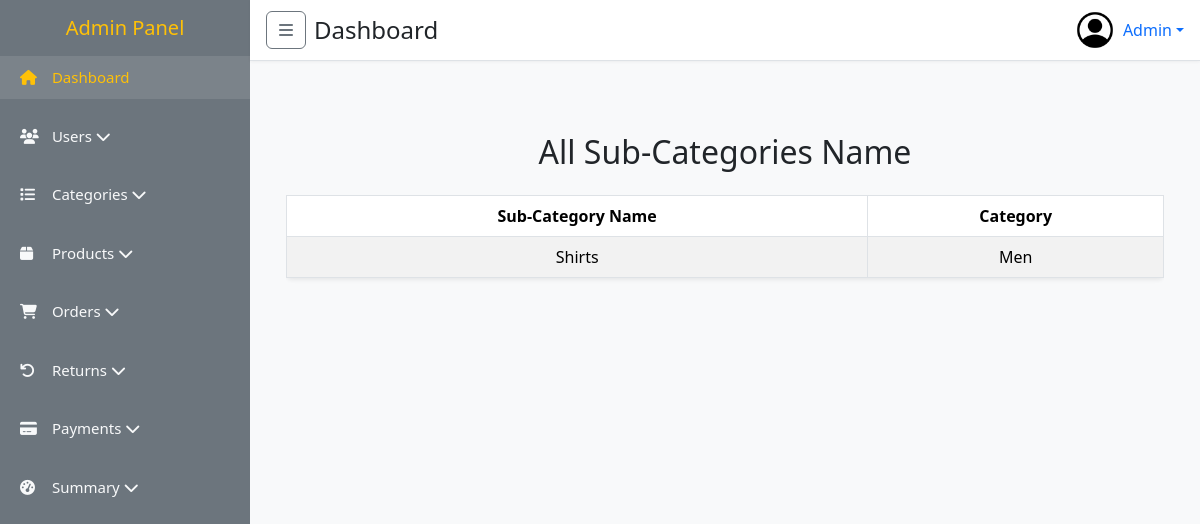
Before: /admin/all_sub_category.php with the older database file.
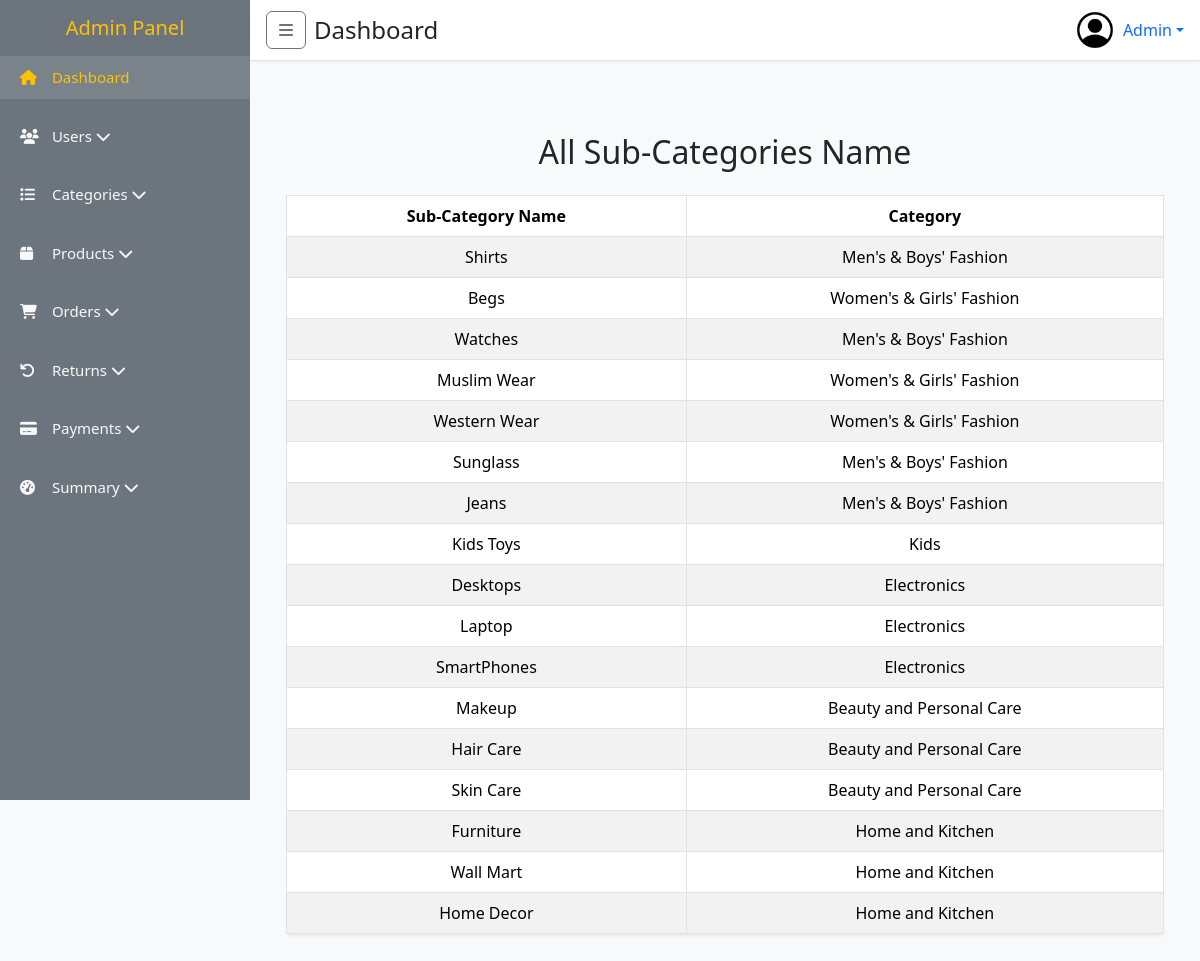
After: the same page with the newer database file.
### tables this page shows
CREATE TABLE `sub_category` (
  `id` int(11) NOT NULL,
  `name` varchar(255) DEFAULT NULL,
  `category_id` int(11) DEFAULT NULL,
  `created_at` datetime DEFAULT current_timestamp(),
  `updated_at` datetime DEFAULT current_timestamp()
);

CREATE TABLE `categories` (
  `id` int(11) NOT NULL,
  `name` varchar(255) DEFAULT NULL,
  `status` tinyint(1) NOT NULL DEFAULT 1,
  `created_at` datetime DEFAULT current_timestamp(),
  `updated_at` datetime DEFAULT current_timestamp()
);

### admin/all_sub_category.php (the view, shortened to what this page needs)
<?php
require "inc/he.php";
require "inc/sidebar.php";
require "inc/nav.php";
require "../config/db.php";
$query = "
  SELECT sc.id, sc.name AS sub_name, c.name AS category_name
  FROM sub_category sc
  JOIN categories c ON sc.category_id = c.id
";
$result = mysqli_query($con, $query);
?>
<main class="p-4">
    <div class="container mt-5">
        <h2 class="mb-4 text-center">All Sub-Categories Name</h2>
        <?php if (mysqli_num_rows($result) > 0): ?>
            <div class="table-responsive">
                <table class="table table-striped table-hover table-bordered shadow-sm rounded">
                    <thead class="thead-dark">
                        <tr class="text-center">
                            <th>Sub-Category Name</th>
                            <th>Category</th>
                        </tr>
                    </thead>
                    <tbody>
                        <?php while ($row = mysqli_fetch_assoc($result)): ?>
                            <tr class="text-center">
                                <td><?php echo htmlspecialchars($row['sub_name']); ?></td>
                                <td><?php echo htmlspecialchars($row['category_name']); ?></td>
                            </tr>
                        <?php endwhile; ?>
                    </tbody>
                </table>
            </div>
        <?php else: ?>
            <div class="alert alert-warning text-center">No sub-categories found.</div>
        <?php endif; ?>
    </div>
</main>
<link href="https://cdn.jsdelivr.net/npm/bootstrap-icons/font/bootstrap-icons.css" rel="stylesheet">
<?php require "inc/footer.php"; ?>

### admin/inc/he.php (shortened to what this page needs)
<!DOCTYPE html>
<html lang="en">
<head>
  <link href="https://cdn.jsdelivr.net/npm/bootstrap@5.3.2/dist/css/bootstrap.min.css" rel="stylesheet" />
  <link href="https://cdnjs.cloudflare.com/ajax/libs/font-awesome/6.5.0/css/all.min.css" rel="stylesheet" />
</head>
<body>

### admin/inc/sidebar.php (shortened to what this page needs)
<nav class="sidebar-lg d-none d-md-block" id="sidebarDesktop">
  <h5 class="text-center text-warning"><a href="./main.php" class="text-decoration-none text-warning">Admin Panel</a></h5>
  <nav class="nav flex-column mt-3">
    <a href="#" class="nav-link active"><i class="fa fa-home me-2"></i> Dashboard</a>
    <button class="btn btn-toggle align-items-center mt-3" data-bs-toggle="collapse" data-bs-target="#usersCollapse"
      aria-expanded="false" aria-controls="usersCollapse">
      <i class="fa fa-users me-2"></i> Users
      <i class="fa fa-chevron-down ms-auto"></i>
    </button>
    <button class="btn btn-toggle align-items-center mt-3" data-bs-toggle="collapse" data-bs-target="#categoriesCollapse"
      aria-expanded="false" aria-controls="categoriesCollapse">
      <i class="fa fa-list me-2"></i> Categories
      <i class="fa fa-chevron-down ms-auto"></i>
    </button>
    <button class="btn btn-toggle align-items-center mt-3" data-bs-toggle="collapse" data-bs-target="#productsCollapse"
      aria-expanded="false" aria-controls="productsCollapse">
      <i class="fa fa-box me-2"></i> Products
      <i class="fa fa-chevron-down ms-auto"></i>
    </button>
    <button class="btn btn-toggle align-items-center mt-3" data-bs-toggle="collapse" data-bs-target="#ordersCollapse"
      aria-expanded="false" aria-controls="ordersCollapse">
      <i class="fa fa-shopping-cart me-2"></i> Orders
      <i class="fa fa-chevron-down ms-auto"></i>
    </button>
    <button class="btn btn-toggle align-items-center mt-3" data-bs-toggle="collapse" data-bs-target="#returnsCollapse"
      aria-expanded="false" aria-controls="returnsCollapse">
      <i class="fa fa-undo me-2"></i> Returns
      <i class="fa fa-chevron-down ms-auto"></i>
    </button>
    <button class="btn btn-toggle align-items-center mt-3" data-bs-toggle="collapse" data-bs-target="#paymentsCollapse"
      aria-expanded="false" aria-controls="paymentsCollapse">
      <i class="fa fa-credit-card me-2"></i> Payments
      <i class="fa fa-chevron-down ms-auto"></i>
    </button>
    <button class="btn btn-toggle align-items-center mt-3" data-bs-toggle="collapse" data-bs-target="#summaryCollapse"
      aria-expanded="false" aria-controls="summaryCollapse">
      <i class="fa fa-tachometer-alt me-2"></i> Summary
      <i class="fa fa-chevron-down ms-auto"></i>
    </button>
  </nav>
</nav>

### admin/inc/nav.php (shortened to what this page needs)
<div class="content-wrapper">
  <header class="top-navbar">
    <div class="d-flex align-items-center">
      <button class="btn btn-outline-secondary d-none d-md-inline me-2" id="desktopToggle" aria-label="Toggle sidebar">
        <i class="fa fa-bars"></i>
      </button>
      <h4 class="m-0">Dashboard</h4>
    </div>
    <div class="dropdown">
      <a href="#" class="d-flex align-items-center text-decoration-none dropdown-toggle" id="adminMenuLink"
        data-bs-toggle="dropdown" aria-expanded="false" role="button">
        <img src="././media/profile.png" alt="Admin" class="profile-img" />
        <span class="ms-2">Admin</span>
      </a>
    </div>
  </header>

### admin/inc/footer.php (shortened to what this page needs)
</body>
</html>

### admin/inc/he.php (style rules this page uses)
:root { --sidebar-bg: #6c757d; --highlight: #ffc107; --text-light: #f8f9fa; }
body { font-family: 'Segoe UI', sans-serif; background-color: #f8f9fa; overflow-x: hidden; }
.sidebar-lg { width: 250px; background: var(--sidebar-bg); height: 100vh; position: fixed; top: 0; left: 0; padding-top: 1rem; transition: transform 0.3s ease; z-index: 1050; overflow-y: auto; }
.sidebar-lg .nav-link, .sidebar-lg .btn-toggle { color: var(--text-light); padding: 10px 20px; font-size: 15px; text-align: left; width: 100%; border: none; background: none; }
.sidebar-lg .nav-link:hover, .sidebar-lg .btn-toggle:hover, .sidebar-lg .nav-link.active { background: rgba(255, 255, 255, 0.1); color: var(--highlight); }
.sidebar-lg .nav-link i, .sidebar-lg .btn-toggle i { width: 20px; margin-right: 10px; }
.content-wrapper { margin-left: 0; transition: margin-left 0.3s ease; min-height: 100vh; }
@media (min-width: 768px) { .content-wrapper { margin-left: 250px; } }
.top-navbar { background: #fff; padding: 10px 1rem; border-bottom: 1px solid #dee2e6; position: sticky; top: 0; z-index: 1100; display: flex; justify-content: space-between; align-items: center; box-shadow: 0 1px 3px rgba(0, 0, 0, 0.05); }
.profile-img { width: 40px; height: 40px; object-fit: cover; border-radius: 50%; }

Changed rows visible on the page:
changed through a linked row, sub_category "Shirts": category.name "Men" → "Men's & Boys' Fashion"
added sub_category: name "Begs", category.name "Women's & Girls' Fashion"
added sub_category: name "Watches", category.name "Men's & Boys' Fashion"
added sub_category: name "Muslim Wear", category.name "Women's & Girls' Fashion"
added sub_category: name "Western Wear", category.name "Women's & Girls' Fashion"
added sub_category: name "Sunglass", category.name "Men's & Boys' Fashion"
added sub_category: name "Jeans", category.name "Men's & Boys' Fashion"
added sub_category: name "Kids Toys", category.name "Kids"
added sub_category: name "Desktops", category.name "Electronics"
added sub_category: name "Laptop", category.name "Electronics"
added sub_category: name "SmartPhones", category.name "Electronics"
added sub_category: name "Makeup", category.name "Beauty and Personal Care"
added sub_category: name "Hair Care", category.name "Beauty and Personal Care"
added sub_category: name "Skin Care", category.name "Beauty and Personal Care"
added sub_category: name "Furniture", category.name "Home and Kitchen"
added sub_category: name "Wall Mart", category.name "Home and Kitchen"
added sub_category: name "Home Decor", category.name "Home and Kitchen"
